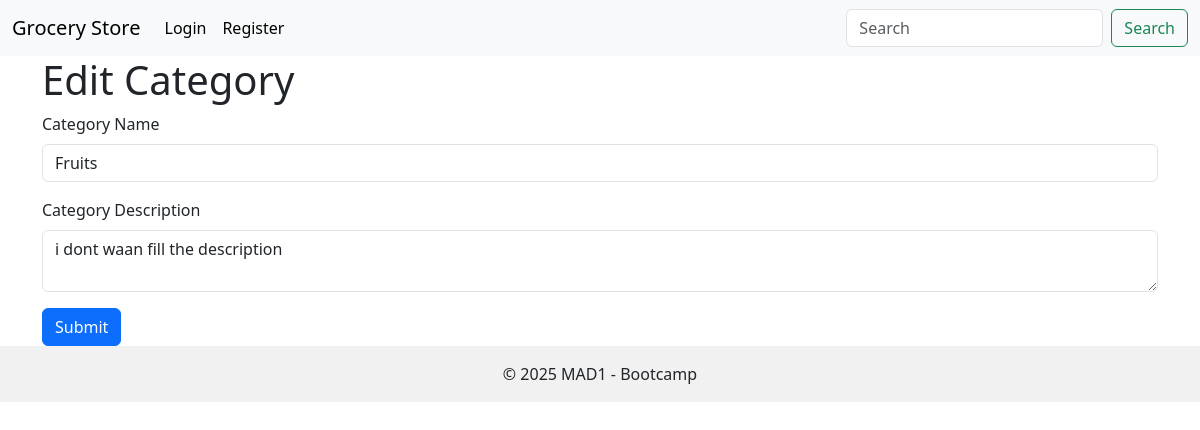
Before: /edit_category/1 with the older database file.
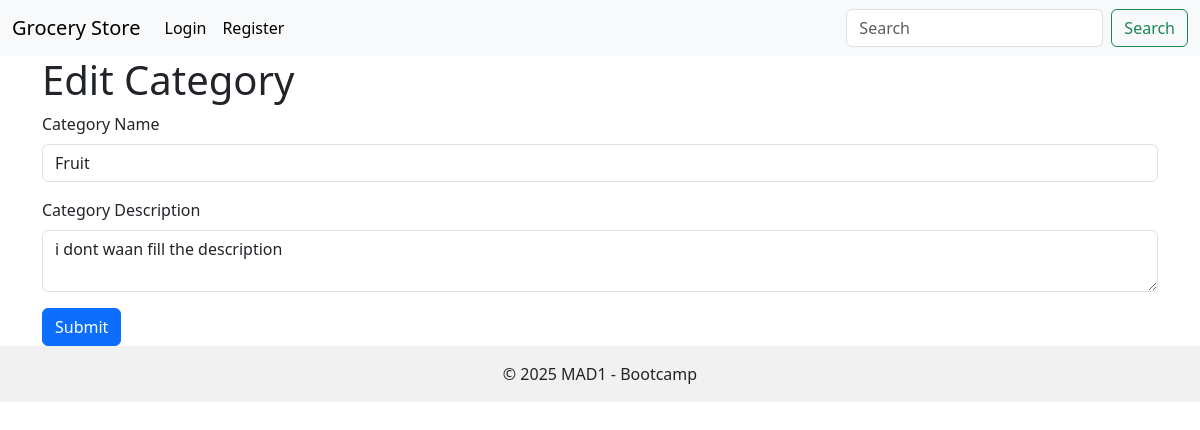
After: the same page with the newer database file.
### controllers/models.py (models this page shows)
class Category(db.Model):
    category_id = db.Column(db.Integer, primary_key = True)
    category_name = db.Column(db.String, unique= True, nullable=False)
    category_description = db.Column(db.String)

### controllers/admin_routes.py (the view, shortened to what this page needs)
@app.route('/edit_category/<int:category_id>', methods = ['GET', 'POST'])
def edit_category(category_id):
    category = Category.query.get(category_id)
    if not category:
        return redirect('/')
    if request.method == 'GET':
        return render_template('edit_category.html', category=category)

### template/edit_category.html (shortened to what this page needs)
{% extends "base.html" %}
{% block content %}
<div>
    <h1> Edit Category </h1>
    <form method="POST" action="{{ url_for('edit_category', category_id = category.category_id) }}">
        <div class="mb-3">
            <label for="category" class="form-label">Category Name</label>
            <input type="text" class="form-control" id="category" aria-describedby="emailHelp" name="category_name" value="{{ category.category_name }}">
        </div>
        <div class="mb-3">
            <label for="exampleInputPassword1" class="form-label">Category Description</label>
            <textarea class="form-control" id="description" name="description" row=3>{{category.category_description}}</textarea>
        </div>
        <button type="submit" class="btn btn-primary">Submit</button>
    </form>
</div>
{% endblock %}

### template/base.html (shortened to what this page needs)
<!DOCTYPE html>
<html lang="en">
<head>
    <link href="https://cdn.jsdelivr.net/npm/bootstrap@5.3.6/dist/css/bootstrap.min.css" rel="stylesheet">
</head>
<body>
    {% include 'navbar.html' %}
    <div class= "container">
        {% block content %}
        {% endblock %}
    </div>
    <footer class = "bg-light text-center text-lg-start">
        {% block footer %}
        <div class="text-center p-3" style="background-color: #f1f1f1;">
            © 2025 MAD1 - Bootcamp
        </div>
        {% endblock %}
    </footer>
</body>
</html>

### template/navbar.html (shortened to what this page needs)
<nav class="navbar navbar-expand-lg bg-body-tertiary">
  <div class="container-fluid">
    <a class="navbar-brand" href="#">Grocery Store</a>
    <div class="collapse navbar-collapse" id="navbarSupportedContent">
      <ul class="navbar-nav me-auto mb-3 mb-lg-0">
        {% if 'email' in session %}
          {% if session['email'] == "admin@gmail.com" %}
          <li class="nav-item">
            <a class="nav-link active" aria-current="page" href={{url_for('add_category')}}>Add Category</a>
          </li>
          {% else %}
          {% endif %}
          <li class="nav-item">
            <a class="nav-link active" aria-current="page" href="#">{{session['email']}}</a>
          </li>
          <li class="nav-item">
            <a class="nav-link active" aria-current="page" href={{url_for('logout')}}>Logout</a>
          </li>
        {% else %}
        <li class="nav-item">
          <a class="nav-link active" aria-current="page" href={{url_for('login')}}>Login</a>
        </li>
        <li class="nav-item">
          <a class="nav-link active" aria-current="page" href={{url_for('register')}}>Register</a>
        </li>
        {% endif %}
      </ul>
      <form class="d-flex" role="search">
        <input class="form-control me-2" type="search" placeholder="Search" aria-label="Search"/>
        <button class="btn btn-outline-success" type="submit">Search</button>
      </form>
    </div>
  </div>
</nav>

Changed rows visible on the page:
changed Category "i dont waan fill the description": category_name "Fruits" → "Fruit"
